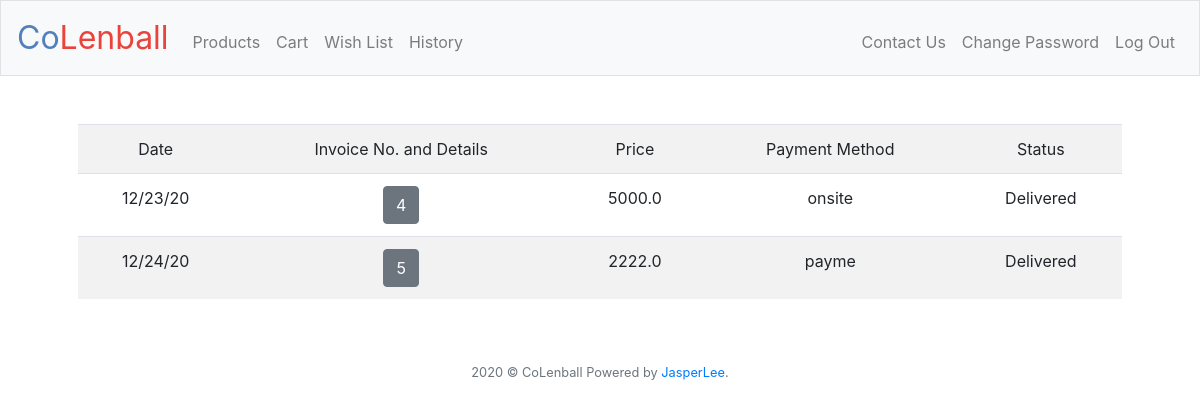
The app's page /history (signed in) with its own data.
### tables this page shows
CREATE TABLE 'orders' (
"invoice_id" INTEGER NOT NULL,'cart_id' text NOT NULL,
"firstname" TEXT NOT NULL,
"contact" varchar(20) NOT NULL,
"surname" TEXT NOT NULL,
"dm" varchar(20),
"address" TEXT NOT NULL,
"pm" varchar(20) NOT NULL,
"status" varchar(20) NOT NULL, 'total' real, 'user_id' INTEGER);

CREATE TABLE 'invoiceNumber' (
"invoice_number" INTEGER PRIMARY KEY AUTOINCREMENT NOT NULL,'invoice_date' varchar(20) NOT NULL  );

### application.py (the view)
@app.route("/history", methods=["GET", "POST"])
@login_required
def history():
    if request.method == "POST":
        if request.form.get("invoice_id"):
            invoice = db.execute("SELECT firstname, surname, contact, dm, address, cart_id, invoice_id FROM orders WHERE invoice_id=:invoice_id",invoice_id=request.form.get("invoice_id"))
            invoice = invoice[0]
            cart_ids = string_to_list(invoice["cart_id"])
            cart = db.execute("SELECT p.name, c.count, c.product_size FROM cart AS c JOIN products AS p ON c.product_id=p.id WHERE cart_id IN (:cart_ids)",cart_ids=cart_ids)
            return render_template("history.html", invoice=invoice, cart=cart)
    else:
        rows = db.execute("SELECT invoice_date, invoice_id, total, status, pm FROM orders AS o JOIN invoiceNumber AS i ON o.invoice_id=i.invoice_number WHERE user_id=:user_id", user_id=session["user_id"])
        return render_template("historys.html", rows=rows)

### application.py (called while the page is built)
@app.after_request
def after_request(response):
    response.headers["Cache-Control"] = "no-cache, no-store, must-revalidate"
    response.headers["Expires"] = 0
    response.headers["Pragma"] = "no-cache"
    return response

### helpers.py (called while the page is built)
def login_required(f):
    @wraps(f)
    def decorated_function(*args, **kwargs):
        if session.get("user_id") is None:
            return redirect("/")
        return f(*args, **kwargs)
    return decorated_function

### templates/historys.html (shortened to what this page needs)
{% extends "layout.html" %}
{% block main %}
    <form action="/history" method="post">
    <table class="table table-striped">
        <tr>
            <td>Date</td> <td>Invoice No. and Details</td> <td>Price</td> <td>Payment Method</td> <td>Status</td>
        </tr>
        {% for row in rows %}
        <tr>
            <td>{{row['invoice_date']}}</td>
            <td>
                <button type="submit" class="btn btn-secondary" name="invoice_id" title="more" value="{{row["invoice_id"]}}">{{row['invoice_id']}}</button>
            </td>
            <td>{{row['total']}}</td>
            <td>{{row['pm']}}</td>
            <td>{{row['status']}}</td>
        </tr>
        {% endfor %}
    </table>
    </form>
{% endblock %}

### records on screen
orders: invoice_date "12/23/20", invoice_id "4", total "5000.0", pm "onsite", status "Delivered"
orders: invoice_date "12/24/20", invoice_id "5", total "2222.0", pm "payme", status "Delivered"
